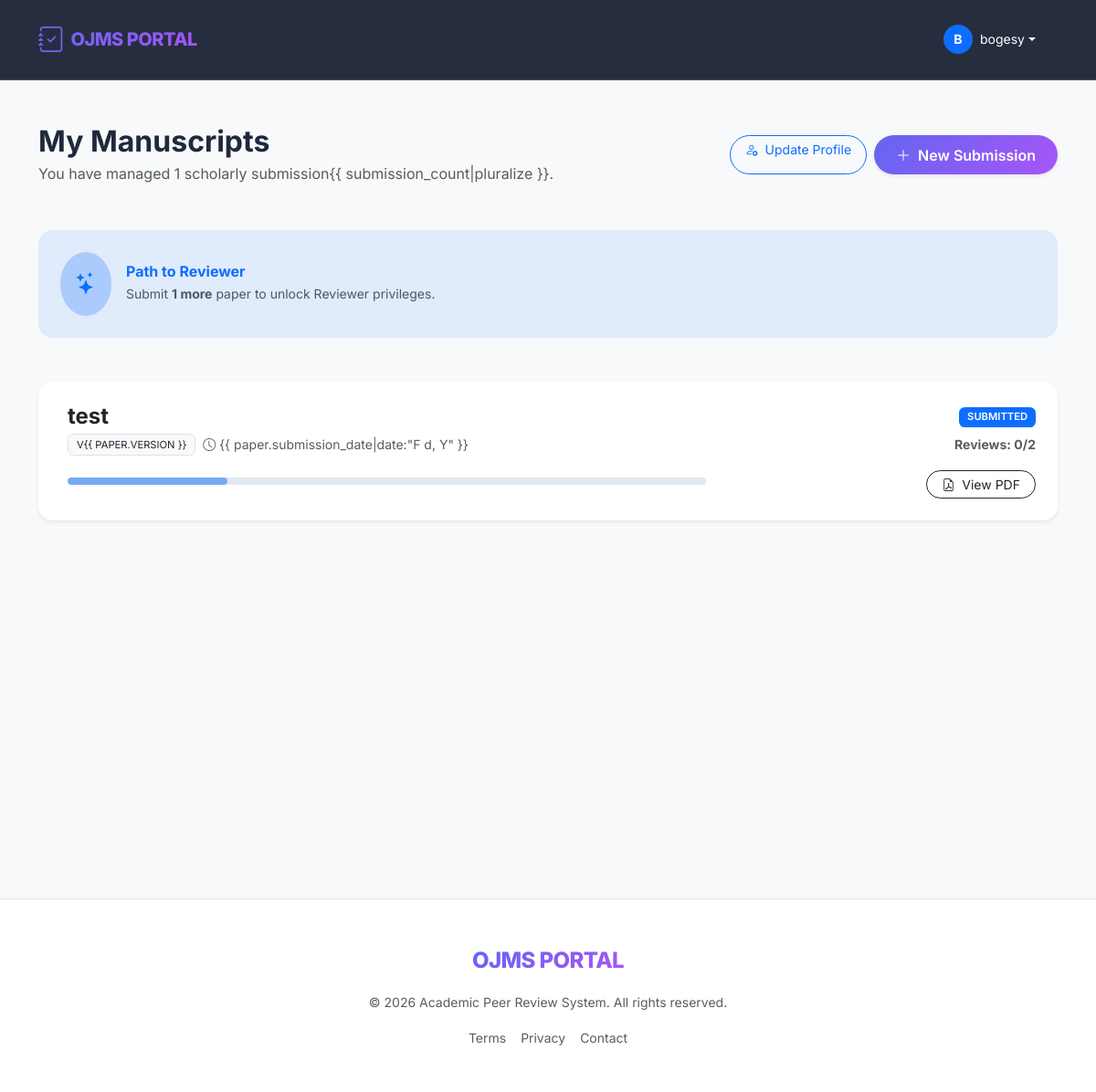
Before: /dashboard/ (signed in) with the older database file.
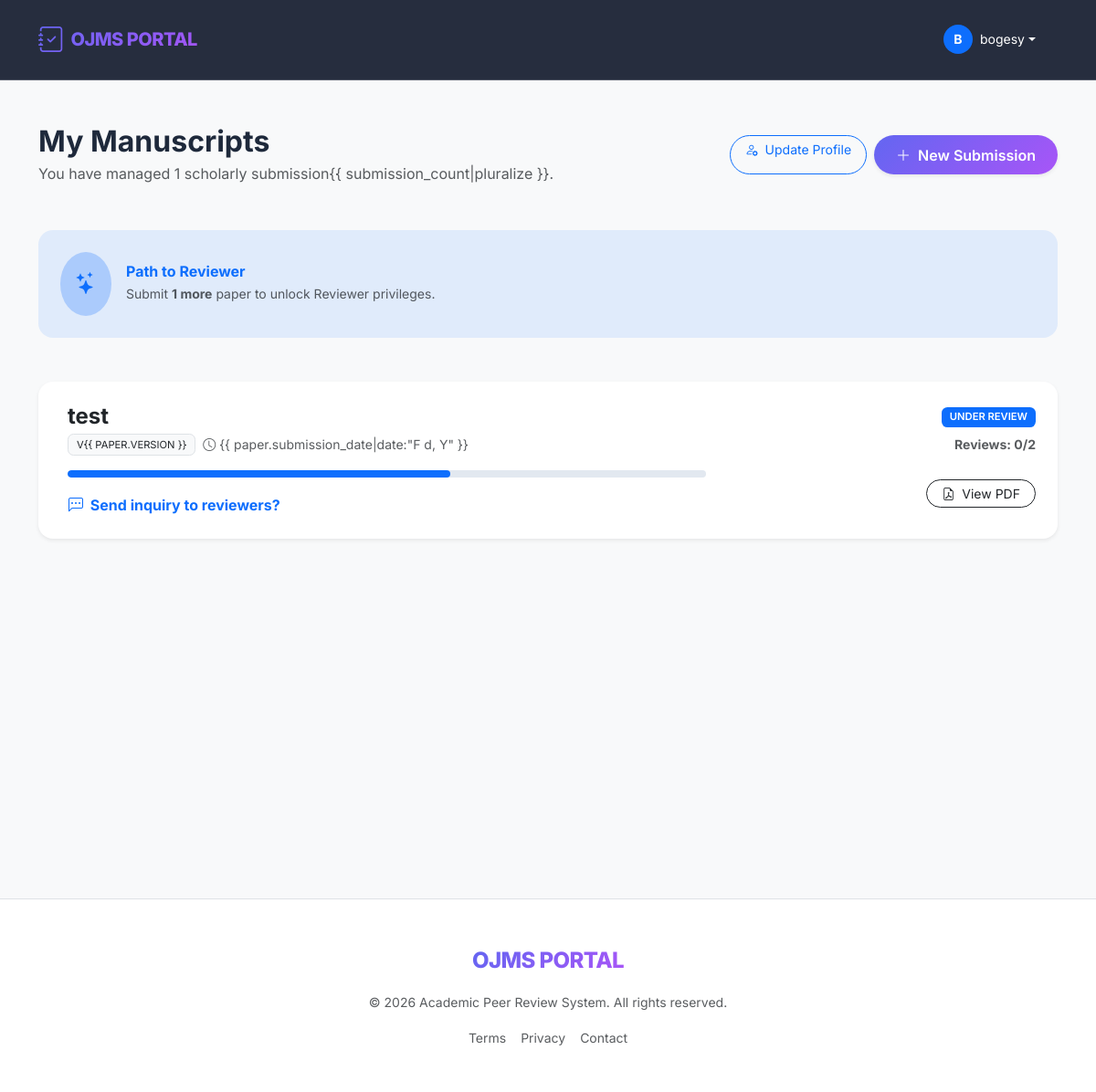
After: the same page with the newer database file.
### submissions/models.py (models this page shows, shortened)
class Manuscript(models.Model):
    SUBMITTED = 'SUBMITTED'
    UNDER_REVIEW = 'UNDER_REVIEW'
    DECISION_READY = 'DECISION_READY'
    ACCEPTED = 'ACCEPTED'
    REJECTED = 'REJECTED'
    REVISION_REQ = 'REVISION_REQ'
    STATUS_CHOICES = [
        (SUBMITTED, 'Submitted'),
        (UNDER_REVIEW, 'Under Review'),
        (DECISION_READY, 'Decision Ready'),
        (ACCEPTED, 'Accepted'),
        (REJECTED, 'Rejected'),
        (REVISION_REQ, 'Revision Required'),
    ]
    title = models.CharField(max_length=255)
    abstract = models.TextField()
    author = models.ForeignKey(
        settings.AUTH_USER_MODEL,
        on_delete=models.CASCADE,
        related_name='manuscripts'
    )
    file = models.FileField(upload_to='manuscripts/')
    version = models.IntegerField(default=1)
    status = models.CharField(max_length=20, choices=STATUS_CHOICES, default=SUBMITTED)
    submission_date = models.DateTimeField(auto_now_add=True)
    updated_at = models.DateTimeField(auto_now=True)
    editor = models.ForeignKey(
        settings.AUTH_USER_MODEL,
        on_delete=models.SET_NULL,
        null=True,
        blank=True,
        related_name='assigned_manuscripts',
        limit_choices_to={'role': 'EDITOR'}
    )
    class Meta:
        ordering = ['-submission_date']
    def is_ready_for_decision(self):
        positive_recommendations = ['ACCEPT', 'REVISE']
        ok_count = self.reviews.filter(
            status='COMPLETED',
            recommendation__in=positive_recommendations
        ).count()
        return ok_count >= 2
    def get_positive_review_count(self):
        return self.reviews.filter(
            status='COMPLETED',
            recommendation__in=['ACCEPT', 'REVISE']
        ).count()

### users/views.py (the view)
# urls.py: path('dashboard/', dashboard_view, name='dashboard'),
@login_required
def dashboard_view(request):
    user = request.user
    if user.is_superuser or user.role == 'EDITOR':
        from submissions.models import Manuscript
        items = Manuscript.objects.all().order_by('-submission_date')
        return render(request, 'dashboards/editor.html', {'items': items})
    elif user.role == 'REVIEWER':
        from submissions.models import Review
        items = Review.objects.filter(reviewer=user).order_by('-date_assigned')
        return render(request, 'dashboards/reviewer.html', {'items': items})
    else: # AUTHOR
        items = user.manuscripts.all().order_by('-submission_date')
        submission_count = items.count()
        eligible = submission_count >= 2
        needed = max(0, 2 - submission_count)
        return render(request, 'dashboards/author.html', {
            'items': items,
            'eligible_for_promotion': eligible,
            'submission_count': submission_count,
            'needed': needed # <--- Pass this new variable
        })

### users/models.py (called while the page is built)
    @property
    def is_reviewer(self):
        return self.role == self.REVIEWER

### templates/dashboards/author.html (shortened to what the changed rows need)
{% extends 'base.html' %}
{% block content %}
<div class="row align-items-center mb-5">
    <div class="col-md-7">
        <h1 class="fw-bold h2 mb-1">My Manuscripts</h1>
    </div>
</div>
<div class="row">
    {% for paper in items %}
    <div class="col-12 mb-4">
        <div class="card overflow-hidden border-0 shadow-sm">
            <div class="card-body p-0">
                <div class="row g-0">
                    <div class="col p-4">
                        <div class="d-flex flex-wrap justify-content-between align-items-start gap-3 mb-3">
                            <div>
                                <h4 class="fw-bold mb-1">{{ paper.title }}</h4>
                                <div class="d-flex align-items-center gap-2">
                                    <span class="badge bg-light text-dark border small fw-normal">v{{ paper.version
                                        }}</span>
                                    <span class="text-muted small"><i class="bi bi-clock me-1"></i>{{
                                        paper.submission_date|date:"F d, Y" }}</span>
                                </div>
                            </div>
                            <div class="text-end">
                                <span
                                    class="badge {% if paper.status == 'ACCEPTED' %}bg-success{% elif paper.status == 'REJECTED' %}bg-danger{% elif paper.status == 'REVISION_REQ' %}bg-warning text-dark{% else %}bg-primary{% endif %} mb-2 d-inline-block">
                                    {{ paper.get_status_display }}
                                </span>
                                <div class="small fw-bold text-muted">
                                    Reviews: {{ paper.get_positive_review_count }}/2
                                </div>
                            </div>
                        </div>
                        <div class="row align-items-center g-4">
                            <div class="col-lg-8">
                                <div class="progress mb-2" style="height: 8px; width: 100%;">
                                    {% if paper.status == 'SUBMITTED' %}
                                    <div class="progress-bar bg-primary opacity-50" style="width: 25%"></div>
                                    {% elif paper.status == 'UNDER_REVIEW' %}
                                    {% if paper.is_ready_for_decision %}
                                    <div class="progress-bar bg-primary" style="width: 90%"></div>
                                    {% else %}
                                    <div class="progress-bar bg-primary" style="width: 60%"></div>
                                    {% endif %}
                                    {% elif paper.status == 'REVISION_REQ' %}
                                    <div class="progress-bar bg-warning" style="width: 75%"></div>
                                    {% elif paper.status == 'ACCEPTED' %}
                                    <div class="progress-bar bg-success" style="width: 100%"></div>
                                    {% elif paper.status == 'REJECTED' %}
                                    <div class="progress-bar bg-danger" style="width: 100%"></div>
                                    {% endif %}
                                </div>
                                {% if paper.status == 'UNDER_REVIEW' %}
                                <div class="mt-3">
                                    <button class="btn btn-link text-primary text-decoration-none p-0 small fw-bold"
                                        type="button" data-bs-toggle="collapse" data-bs-target="#inquiry{{ paper.id }}">
                                        <i class="bi bi-chat-left-dots me-1"></i> Send inquiry to reviewers?
                                    </button>
                                </div>
                                {% endif %}
                            </div>
                            <div class="col-lg-4 text-lg-end">
                                <div class="d-flex gap-2 justify-content-lg-end">
                                    <a href="{{ paper.file.url }}" class="btn btn-outline-dark btn-sm rounded-pill px-3"
                                        target="_blank">
                                        <i class="bi bi-file-earmark-pdf me-1"></i> View PDF
                                    </a>
                                </div>
                            </div>
                        </div>
                    </div>
                </div>
            </div>
        </div>
    </div>
    {% endfor %}
</div>
{% endblock %}

Changed rows visible on the page:
changed Manuscript "test": status "SUBMITTED" → "UNDER REVIEW"; now shows "Send inquiry to reviewers?"
